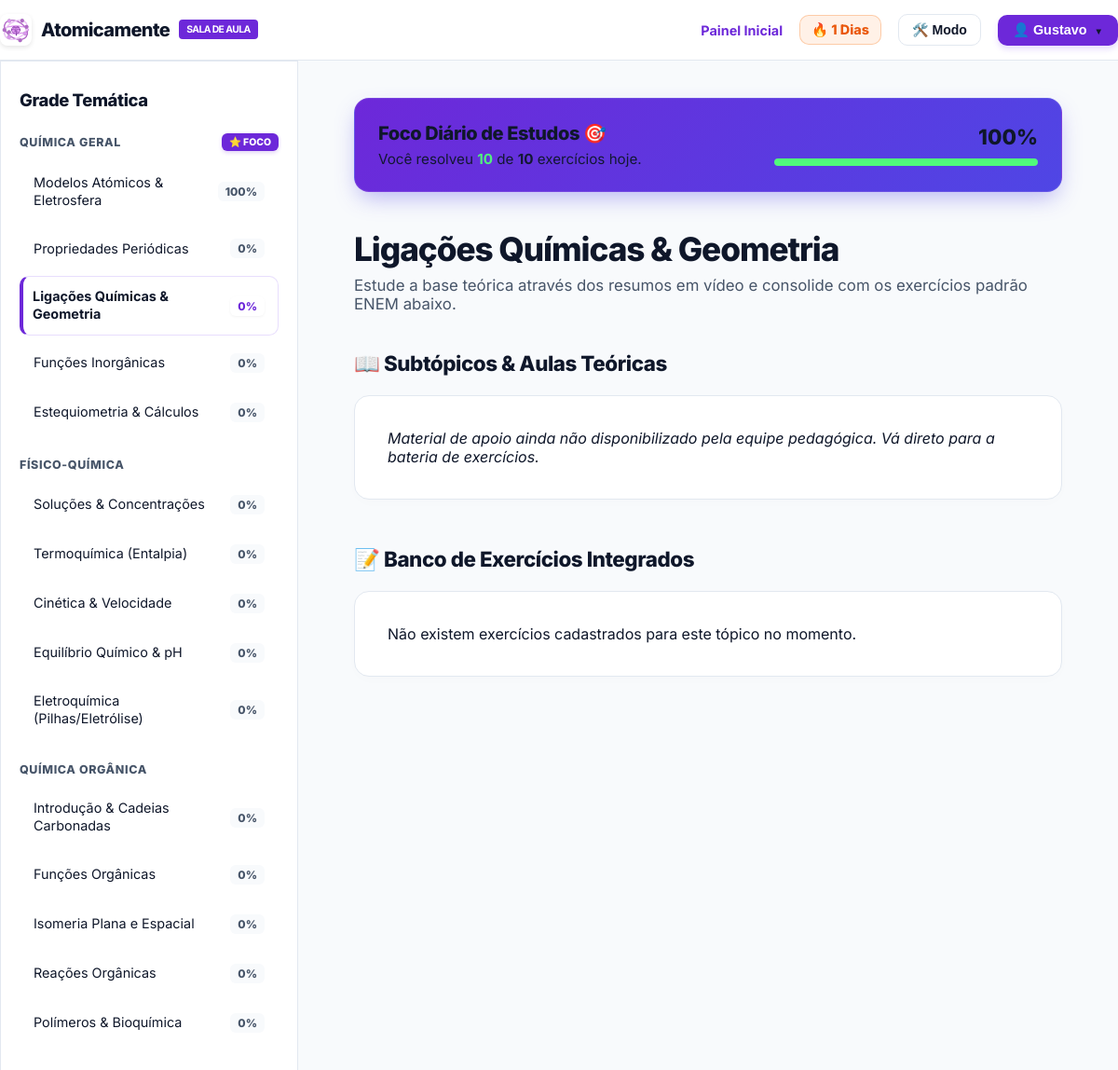
The page /topico.php?id=ligacoes-quimicas (signed in) on the database its author committed.
### tables this page shows
CREATE TABLE `users` (
  `id` int(11) NOT NULL,
  `role_id` int(11) NOT NULL,
  `nome` varchar(100) NOT NULL,
  `email` varchar(150) NOT NULL,
  `password_hash` varchar(255) NOT NULL,
  `meta_diaria` int(11) DEFAULT '20',
  `frente_foco` varchar(50) DEFAULT '',
  `streak` int(11) DEFAULT '0',
  `ultimo_estudo` date DEFAULT NULL
);

CREATE TABLE `frentes` (
  `id` int(11) NOT NULL,
  `nome` varchar(100) NOT NULL,
  `slug` varchar(100) NOT NULL,
  `icone` varchar(50) DEFAULT NULL
);

CREATE TABLE `topicos` (
  `id` int(11) NOT NULL,
  `frente_id` int(11) NOT NULL,
  `nome` varchar(100) NOT NULL,
  `slug` varchar(100) NOT NULL
);

### topico.php (the view, shortened to what this page needs)
<?php
require_once 'config.php';
$user_id = $_SESSION['user_id'];
$slug_atual = isset($_GET['id']) ? $_GET['id'] : 'modelos-atomicos';
try {
    $stmtUser = $pdo->prepare("SELECT meta_diaria, frente_foco FROM users WHERE id = :uid");
    $stmtUser->execute([':uid' => $user_id]);
    $userData = $stmtUser->fetch(PDO::FETCH_ASSOC);
    $meta_diaria = $userData['meta_diaria'] ?? 0;
    $foco_aluno = $userData['frente_foco'] ?? '';
    $stmtHoje = $pdo->prepare("SELECT COUNT(*) FROM user_progress WHERE user_id = :uid AND DATE(respondido_em) = CURDATE()");
    $stmtHoje->execute([':uid' => $user_id]);
    $feitos_hoje = $stmtHoje->fetchColumn();
    $frentes_sidebar = [];
    $stmtFrentes = $pdo->query("SELECT * FROM frentes ORDER BY id ASC");
    while ($frente = $stmtFrentes->fetch()) {
        $nome_frente = $frente['nome'];
        $eh_foco = false;
        if (
            ($foco_aluno === 'geral' && stripos($nome_frente, 'geral') !== false) ||
            ($foco_aluno === 'fisico' && stripos($nome_frente, 'físico') !== false) ||
            ($foco_aluno === 'fisico' && stripos($nome_frente, 'fisico') !== false) ||
            ($foco_aluno === 'organica' && stripos($nome_frente, 'orgânica') !== false) ||
            ($foco_aluno === 'organica' && stripos($nome_frente, 'organica') !== false) ||
            ($foco_aluno === 'ambiental' && stripos($nome_frente, 'ambiental') !== false)
        ) {
            $eh_foco = true;
        }
        $frente['eh_foco'] = $eh_foco;
        $stmtTopicos = $pdo->prepare("
            SELECT t.*,
                (SELECT COUNT(*) FROM questions q WHERE q.subtopic_id = t.id) as total_questoes,
                (SELECT COUNT(DISTINCT up.question_id)
                 FROM user_progress up
                 JOIN questions q ON up.question_id = q.id
                 WHERE q.subtopic_id = t.id AND up.user_id = :uid) as respondidas
            FROM topicos t
            WHERE t.frente_id = :fid
            ORDER BY t.id ASC
        ");
        $stmtTopicos->execute([':uid' => $user_id, ':fid' => $frente['id']]);
        $topicos_lista = $stmtTopicos->fetchAll();
        $frente['topicos'] = $topicos_lista;
        $frentes_sidebar[] = $frente;
    }
    $stmtAtual = $pdo->prepare("SELECT * FROM topicos WHERE slug = :slug");
    $stmtAtual->execute([':slug' => $slug_atual]);
    $topico_dados = $stmtAtual->fetch();
    $topico_id = $topico_dados['id'];
    $nome_topico_atual = $topico_dados['nome'];
    $stmtAulas = $pdo->prepare("SELECT * FROM aulas WHERE topico_id = :tid ORDER BY ordem ASC");
    $stmtAulas->execute([':tid' => $topico_id]);
    $aulas_topico = $stmtAulas->fetchAll();
    $stmtQuestoes = $pdo->prepare("
        SELECT q.*, up.is_correct as ja_respondida
        FROM questions q
        LEFT JOIN user_progress up ON q.id = up.question_id AND up.user_id = :uid
        WHERE q.subtopic_id = :tid
        ORDER BY q.id ASC
    ");
    $stmtQuestoes->execute([':uid' => $user_id, ':tid' => $topico_id]);
    $questoes_topico = $stmtQuestoes->fetchAll();
} catch (PDOException $e) {
    die("Erro de conexão na sala de aula: " . $e->getMessage());
}
?>
<!DOCTYPE html>
<html lang="pt-BR">
<head>
  <link rel="stylesheet" href="css/plataforma.css">
</head>
<body class="dash-body">
  <header class="topo-dash" style="border-bottom: 1px solid var(--borda);">
    <div class="container nav-dash" style="display: flex; justify-content: space-between; align-items: center; width: 100%;">
      <a href="dashboard.php" class="marca-dash" style="font-family: 'Inter', sans-serif; font-weight: 800; font-size: 1.25rem; letter-spacing: -0.03em; display: flex; align-items: center; gap: 10px;">
        <img src="assets/icone-simplificado.png" alt="Logo" style="height: 34px; border-radius: 8px; box-shadow: 0 2px 5px rgba(0,0,0,0.1);" />
        Atomicamente
        <span class="badge-enem" style="background: var(--roxo-base); font-size: 0.65rem; padding: 4px 8px; transform: translateY(-1px);">SALA DE AULA</span>
      </a>
      <div style="display: flex; align-items: center; gap: 18px;">
        <a href="dashboard.php" style="color: var(--roxo-base); text-decoration: none; font-weight: 700; font-size: 0.9rem; transition: opacity 0.2s;">Painel Inicial</a>
<div style="display: flex; align-items: center; gap: 6px; background: rgba(249, 115, 22, 0.1); border: 1px solid rgba(249, 115, 22, 0.3); padding: 6px 12px; border-radius: 10px; font-weight: 800; color: #ea580c; font-size: 0.9rem;">
  🔥 <?php
        $stmtStreak = $pdo->prepare("SELECT streak FROM users WHERE id = :uid");
        $stmtStreak->execute([':uid' => $_SESSION['user_id']]);
        echo $stmtStreak->fetchColumn() ?: 0;
     ?> Dias
</div>
        <div class="menu-dropdown">
          <button onclick="alternarDropdown('drop-config')" style="background: none; border: 1px solid var(--borda); color: var(--texto-principal); padding: 8px 14px; font-size: 0.88rem; border-radius: 10px; font-weight: 600; cursor: pointer; transition: all 0.2s;">
            🛠️ Modo
          </button>
        </div>
        <div class="menu-dropdown">
          <button onclick="alternarDropdown('drop-perfil')" style="background: var(--roxo-base); color: white; border: none; padding: 8px 16px; font-size: 0.9rem; border-radius: 10px; font-weight: 700; cursor: pointer; box-shadow: 0 4px 6px rgba(139, 92, 246, 0.2); transition: all 0.2s;">
            👤 <?php echo explode(' ', $_SESSION['user_nome'] ?? 'Estudante')[0]; ?> <span style="font-size: 0.6rem; margin-left: 4px;">▼</span>
          </button>
        </div>
      </div>
    </div>
  </header>
  <div class="layout-sala-aula">
    <nav class="sidebar-grade">
      <h2 style="font-size: 1.15rem; color: var(--texto-principal); margin-top:0; font-weight:800; letter-spacing: -0.02em;">Grade Temática</h2>
      <?php foreach ($frentes_sidebar as $frente): ?>
        <div class="titulo-categoria">
          <?php echo htmlspecialchars($frente['nome']); ?>
          <?php if ($frente['eh_foco']): ?>
            <span class="badge-foco-sidebar">⭐ FOCO</span>
          <?php endif; ?>
        </div>
        <?php foreach ($frente['topicos'] as $topico): ?>
          <a href="topico.php?id=<?php echo htmlspecialchars($topico['slug']); ?>" class="link-subtopico-wrapper <?php echo ($topico['slug'] === $slug_atual) ? 'ativo' : ''; ?>">
             <span class="label-titulo"><?php echo htmlspecialchars($topico['nome']); ?></span>
             <span class="badge-progresso"><?php echo $topico['porcentagem']; ?>%</span>
          </a>
        <?php endforeach; ?>
      <?php endforeach; ?>
    </nav>
    <main class="centro-aula">
      <?php if ($meta_diaria > 0): ?>
        <?php $porcentagem_meta = min(round(($feitos_hoje / $meta_diaria) * 100), 100); ?>
        <div class="widget-meta">
          <div>
            <h4 style="margin: 0 0 6px 0; font-size: 1.25rem; font-weight: 800; letter-spacing: -0.02em;">Foco Diário de Estudos 🎯</h4>
            <p style="margin: 0; opacity: 0.95; font-size: 0.95rem;">Você resolveu <b style="color: #50fa7b;"><?php echo $feitos_hoje; ?></b> de <b><?php echo $meta_diaria; ?></b> exercícios hoje.</p>
          </div>
          <div style="text-align: right; width: 40%; max-width: 300px;">
            <span style="font-weight: 800; font-size: 1.4rem;"><?php echo $porcentagem_meta; ?>%</span>
            <div class="barra-meta-bg">
              <div class="barra-meta-progresso" style="width: <?php echo $porcentagem_meta; ?>%;"></div>
            </div>
          </div>
        </div>
      <?php endif; ?>
      <div style="margin-bottom: 40px;">
        <h1 style="margin: 0; font-size: 2.2rem; color: var(--texto-principal); font-weight: 800; letter-spacing: -0.03em;"><?php echo htmlspecialchars($nome_topico_atual); ?></h1>
        <p style="margin: 8px 0 0 0; color: var(--texto-secundario); font-size: 1.05rem;">Estude a base teórica através dos resumos em vídeo e consolide com os exercícios padrão ENEM abaixo.</p>
      </div>
      <h2 style="color: var(--texto-principal); font-size: 1.4rem; font-weight: 800; margin-bottom: 20px; letter-spacing: -0.02em;">📖 Subtópicos & Aulas Teóricas</h2>
      <?php if (empty($aulas_topico)): ?>
        <div class="card-modulo" style="color: var(--texto-secundario); font-style: italic;">
          Material de apoio ainda não disponibilizado pela equipe pedagógica. Vá direto para a bateria de exercícios.
        </div>
      <?php endif; ?>
      <h2 style="color: var(--texto-principal); font-size: 1.4rem; font-weight: 800; margin: 50px 0 20px 0; letter-spacing: -0.02em;">📝 Banco de Exercícios Integrados</h2>
      <?php if (empty($questoes_topico)): ?>
        <div class="card-modulo" style="color: var(--texto-secundario);">
          Não existem exercícios cadastrados para este tópico no momento.
        </div>
      <?php endif; ?>
    </main>
  </div>
</body>
</html>

### css/plataforma.css (style rules this page uses)
:root { --roxo-base: #6d28d9; --roxo-vivo: #8b5cf6; --sucesso: #10b981; --bg-global: #f8fafc; --bg-card: #ffffff; --bg-topo: #ffffff; --bg-dropdown: #ffffff; --borda: #e2e8f0; --texto-principal: #0f172a; --texto-secundario: #475569; --roxo-profundo: #1e1b4b; --bg-hover-radio: #f5f3ff; --sucesso-fundo: #ecfdf5; }
body.dash-body { font-family: 'Inter', system-ui, -apple-system, sans-serif; background-color: var(--bg-global) !important; color: var(--texto-principal) !important; margin: 0; padding: 0; transition: background-color 0.2s ease, color 0.2s ease; }
.container { width: 90%; max-width: 1200px; margin: 0 auto; }
h1, h2, h3, h4 { color: var(--texto-principal); }
p, span, label { color: var(--texto-principal); }
.topo-dash { background-color: var(--bg-topo) !important; border-bottom: 1px solid var(--borda) !important; padding: 15px 0; position: sticky; top: 0; z-index: 100; transition: background-color 0.2s ease, border-color 0.2s ease; }
.nav-dash { display: flex; justify-content: space-between; align-items: center; }
.marca-dash { display: flex; align-items: center; gap: 10px; font-weight: 800; font-size: 1.2rem; color: var(--texto-principal) !important; text-decoration: none; }
.badge-enem { background: #f59e0b; color: white; font-size: 0.7rem; padding: 2px 6px; border-radius: 4px; font-weight: bold; }
.card-estatistica, .opcao-radio-card, .card-modulo, .card-admin, .sidebar-grade, .auth-box, .conteudo-aula, .bloco-teoria, .area-exercicios { background-color: var(--bg-card) !important; border: 1px solid var(--borda) !important; color: var(--texto-principal) !important; transition: all 0.2s ease; }
.menu-dropdown { position: relative !important; display: inline-block !important; }

### topico.php (style rules this page uses)
body { font-family: 'Inter', sans-serif; }
.layout-sala-aula { display: grid; grid-template-columns: 320px 1fr; min-height: calc(100vh - 65px); }
.sidebar-grade { background-color: var(--bg-card); border-right: 1px solid var(--borda); padding: 30px 20px; overflow-y: auto; max-height: calc(100vh - 65px); }
.titulo-categoria { display: flex; justify-content: space-between; align-items: center; font-size: 0.78rem; text-transform: uppercase; letter-spacing: 0.05em; color: var(--texto-secundario); margin: 25px 0 12px 0; font-weight: 800; }
.badge-foco-sidebar { background: var(--roxo-base); color: white; font-size: 0.65rem; font-weight: 800; padding: 3px 8px; border-radius: 6px; letter-spacing: 0; box-shadow: 0 2px 4px rgba(109, 40, 217, 0.2); }
.link-subtopico-wrapper { display: flex; justify-content: space-between; align-items: center; padding: 12px 14px; border-radius: 10px; margin-bottom: 6px; text-decoration: none; color: var(--texto-principal); transition: all 0.2s ease; border: 1px solid transparent; }
.link-subtopico-wrapper.ativo { background: var(--roxo-suave); color: var(--roxo-base); font-weight: 700; border-color: rgba(139, 92, 246, 0.2); border-left: 4px solid var(--roxo-base); padding-left: 10px; }
.label-titulo { font-size: 0.9rem; max-width: 190px; line-height: 1.3; }
.badge-progresso { font-size: 0.75rem; font-weight: 800; padding: 3px 8px; border-radius: 6px; background-color: var(--bg-global); color: var(--texto-secundario); transition: all 0.2s; }
.link-subtopico-wrapper.ativo .badge-progresso, .link-subtopico-wrapper:hover .badge-progresso { background-color: white; color: var(--roxo-base); box-shadow: 0 1px 3px rgba(0,0,0,0.05); }
.centro-aula { padding: 40px 60px; background-color: var(--bg-global); overflow-y: auto; max-height: calc(100vh - 65px); scroll-behavior: smooth; }
.card-modulo { background-color: var(--bg-card); border-radius: 16px; border: 1px solid var(--borda); padding: 35px; margin-bottom: 30px; color: var(--texto-principal); box-shadow: 0 4px 15px -3px rgba(0,0,0,0.02); position: relative; transition: box-shadow 0.3s ease; }
.widget-meta { background: linear-gradient(135deg, var(--roxo-base) 0%, #4f46e5 100%); color: white; padding: 25px; border-radius: 16px; margin-bottom: 40px; display: flex; align-items: center; justify-content: space-between; gap: 20px; box-shadow: 0 10px 25px -5px rgba(79, 70, 229, 0.4); border: 1px solid rgba(255,255,255,0.1); }
.barra-meta-bg { background: rgba(255, 255, 255, 0.2); height: 8px; border-radius: 10px; width: 100%; min-width: 250px; overflow: hidden; margin-top: 10px; }
.barra-meta-progresso { background: #50fa7b; height: 100%; border-radius: 10px; transition: width 0.8s cubic-bezier(0.4, 0, 0.2, 1); box-shadow: 0 0 10px rgba(80, 250, 123, 0.5); }

### rows shown on the page
users: streak "1", meta_diaria "10"
frentes: nome "QUÍMICA GERAL", shows "⭐ FOCO"
topicos: nome "Modelos Atómicos & Eletrosfera", porcentagem "100"
topicos: nome "Propriedades Periódicas", porcentagem "0"
topicos: nome "Ligações Químicas & Geometria", porcentagem "0"
topicos: nome "Funções Inorgânicas", porcentagem "0"
topicos: nome "Estequiometria & Cálculos", porcentagem "0"
frentes: nome "FÍSICO-QUÍMICA"
topicos: nome "Soluções & Concentrações", porcentagem "0"
topicos: nome "Termoquímica (Entalpia)", porcentagem "0"
topicos: nome "Cinética & Velocidade", porcentagem "0"
topicos: nome "Equilíbrio Químico & pH", porcentagem "0"
topicos: nome "Eletroquímica (Pilhas/Eletrólise)", porcentagem "0"
frentes: nome "QUÍMICA ORGÂNICA"
topicos: nome "Introdução & Cadeias Carbonadas", porcentagem "0"
topicos: nome "Funções Orgânicas", porcentagem "0"
topicos: nome "Isomeria Plana e Espacial", porcentagem "0"
topicos: nome "Reações Orgânicas", porcentagem "0"
topicos: nome "Polímeros & Bioquímica", porcentagem "0"

### other values the page prints
explode(' ', $_SESSION['user_nome'] ?? 'Estudante')[0] "Gustavo"
$feitos_hoje "10"
$porcentagem_meta "100"
